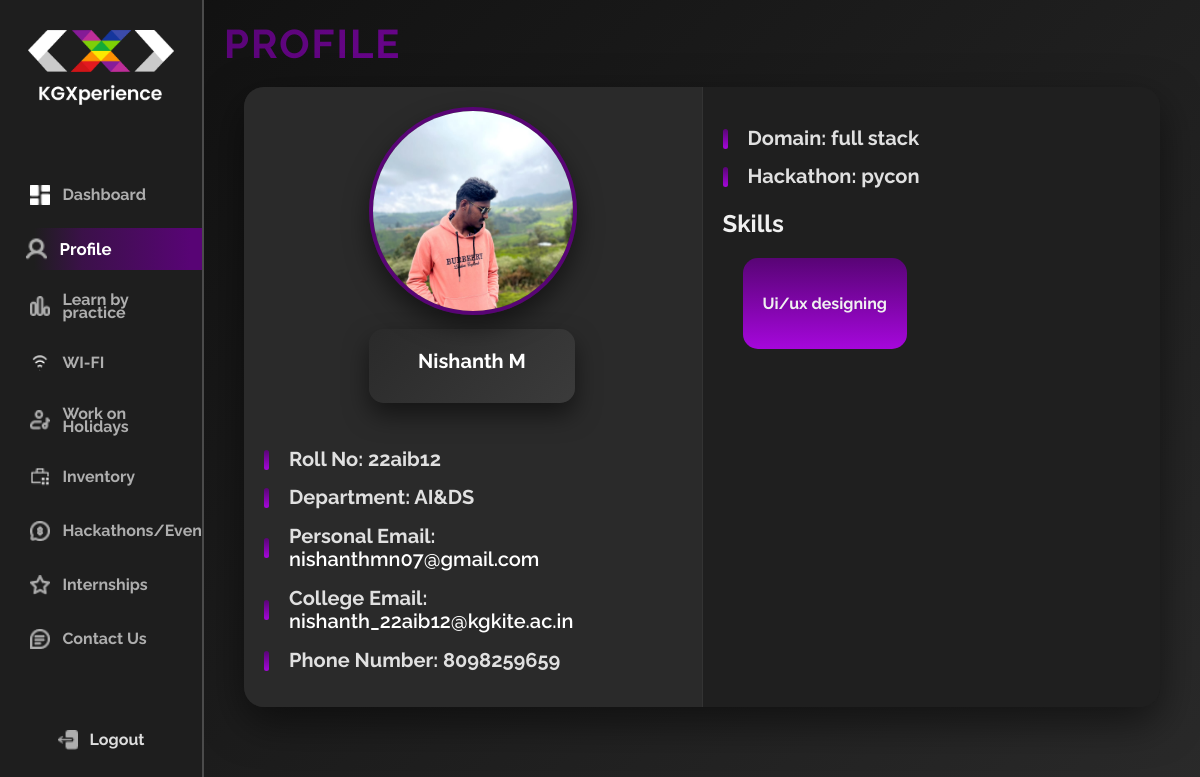
Screenshot of /profile/ (signed in) with the database file from the repository.
### kgx_app/models.py (models this page shows, shortened)
class Profile(models.Model):
    name = models.CharField(max_length=100)
    roll_no = models.CharField(primary_key=True, max_length=20)
    dept = models.CharField(max_length=100)
    email_p = models.EmailField()
    email_clg = models.EmailField()
    phn_no = models.IntegerField()
    linked_in = models.URLField(blank=True, null=True)
    github = models.URLField(blank=True, null=True)
    domain = models.CharField(max_length=100)
    skills = models.CharField(max_length=200)
    hackathon = models.CharField(max_length=100)
    image = models.ImageField(upload_to='images/',null=True, blank=True)

### kgx_app/views.py (the view)
# urls.py: path('profile/', views.profile, name='profile'),
@login_required
def profile(request):
    profile = get_object_or_404(Profile, roll_no=request.user.username)
    return render(request, 'profile.html', {'profile': profile})

### kgx_app/templates/profile.html (shortened to what this page needs)
{% extends 'base.html' %}
{% load static %}
{% block body_class %}profile{% endblock %}
{% block content %}
<head>
    <link rel="stylesheet" href="https://cdnjs.cloudflare.com/ajax/libs/font-awesome/5.15.4/css/all.min.css">
</head>
<div class="profile-header">
    <h1>Profile</h1>
</div>
<div class="split-container">
    <div class="profile-container">
        <div class="left-box">
            <div class="image-container">
                <a href="{{ profile.link }}" target="_blank">
                    {% if profile.image %}
                        <img src="{{ profile.image.url }}" alt="profile image">
                    {% else %}
                        <img src="{% static 'kgx_app/default_profile.png' %}" >
                    {% endif %}
                </a>
                <div class="info-container">
                    <h2>{{ profile.name|capfirst }}</h2>
                </div>
            </div>
            <div class="profile-details">
                <p><strong>Roll No:</strong> {{ profile.roll_no }}</p>
                <p><strong>Department:</strong> {{ profile.dept }}</p>
                <p><strong>Personal Email:</strong> <a href="mailto:{{ profile.email_p }}">{{ profile.email_p }}</a></p>
                <p><strong>College Email:</strong> <a href="mailto:{{ profile.email_clg }}">{{ profile.email_clg }}</a></p>
                <p><strong>Phone Number:</strong> {{ profile.phn_no }}</p>
            </div>
        </div>
        <div class="right-box">
            <div class="profile-details">
                <p><strong>Domain:</strong> {{ profile.domain }}</p>
                <p><strong>Hackathon:</strong> {{ profile.hackathon }}</p>
            </div>
            <div class="skills-section">
                <h2>Skills</h2>
                <div class="skills-box">
                    {% for skill in profile.skills.all %}
                        <div class="skill-item">{{ skill.name }}</div>
                    {% empty %}
                    <p><strong>{{profile.skills|capfirst}}</strong></p>
                    {% endfor %}
                </div>
            </div>
        </div>
    </div>
</div>
{% endblock %}

### kgx_app/templates/base.html (shortened to what this page needs)
<!DOCTYPE html>
<html lang="en">
<head>
    {% load static %}
    <link rel="stylesheet" href="https://cdnjs.cloudflare.com/ajax/libs/font-awesome/6.0.0-beta3/css/all.min.css">
</head>
<body>
    <body class="{% block body_class %}base{% endblock %}">
    <div class="left-corner-box">
        <div class="logo-container">
            <img src="{% static 'kgx_app/logo.png' %}" alt="Logo" class="logo-icon">
        </div>
        <nav class="navigation">
            <a href="{% url 'dashboard' %}" class="nav-button {% if request.resolver_match.url_name == 'dashboard' %}active{% endif %}">
                <img src="{% static 'kgx_app/dashboard.png' %}" alt="Dashboard" class="nav-icon">
                Dashboard
            </a>
            <a href="{% url 'profile' %}" class="nav-button {% if request.resolver_match.url_name == 'profile' %}active{% endif %}">
                <img src="{% static 'kgx_app/profile.png' %}" alt="Profile" class="nav-icon">
                Profile
            </a>
            <a href="{% url 'learn_by_practice' %}" class="nav-button {% if request.resolver_match.url_name == 'learn_by_practice' %}active{% endif %}">
                <img src="{% static 'kgx_app/learn_by_practice.png' %}" alt="Learn by Practice" class="nav-icon">
                Learn by practice
            </a>
            <a href="{% url 'wifi' %}" class="nav-button {% if request.resolver_match.url_name == 'wifi' %}active{% endif %}">
                <img src="{% static 'kgx_app/wifi.png' %}" alt="WI-FI" class="nav-icon">
                WI-FI
            </a>
            <a href="{% url 'work_on_holidays' %}" class="nav-button {% if request.resolver_match.url_name == 'work_on_holidays' %}active{% endif %}">
                <img src="{% static 'kgx_app/work_on_holidays.png' %}" alt="Work on Holidays" class="nav-icon">
                Work on Holidays
            </a>
            <a href="{% url 'inventory' %}" class="nav-button {% if request.resolver_match.url_name == 'inventory' %}active{% endif %}">
                <img src="{% static 'kgx_app/inventory.png' %}" alt="Inventory" class="nav-icon">
                Inventory
            </a>
            <a href="{% url 'hackathon' %}" class="nav-button {% if request.resolver_match.url_name == 'hackathon' %}active{% endif %}">
                <img src="{% static 'kgx_app/hackathons.png' %}" alt="Hackathons/Events" class="nav-icon">
                Hackathons/Events
            </a>
            <a href="{% url 'internship' %}" class="nav-button {% if request.resolver_match.url_name == 'internship' %}active{% endif %}">
                <img src="{% static 'kgx_app/internships.png' %}" alt="Internships" class="nav-icon">
                Internships
            </a>
            <a href="{% url 'contact' %}" class="nav-button {% if request.resolver_match.url_name == 'contact' %}active{% endif %}">
                <img src="{% static 'kgx_app/contact_us.png' %}" alt="Contact Us" class="nav-icon">
                Contact Us
            </a>
        </nav>
        <a href="{% url 'logout' %}" class="logout">
            <img src="{% static 'kgx_app/logout.png' %}" alt="Logout" class="logout-icon">
            Logout
        </a>
    </div>
    <div class="content">
        {% block content %}{% endblock %}
    </div>
    </body>
</body>
</html>

### kgx_app/templates/base.html (style rules this page uses)
body, html { height: 100%; margin: 0; background: #171616; overflow: hidden; }
.left-corner-box { width: 17%; height: 100%; background: #1E1E1E; position: fixed; top: 0; left: 0; display: flex; flex-direction: column; justify-content: space-between; align-items: center; padding: 20px 0; box-sizing: border-box; overflow: hidden; border-right: 2px solid rgba(255, 255, 255, 0.2); z-index: 1000; }
.logo-container { width: 100%; display: flex; justify-content: center; align-items: center; padding: 0 10px; box-sizing: border-box; margin-bottom: 0; }
.logo-icon { max-width: 80%; height: auto; margin-top: 10px; }
.navigation { width: 100%; display: flex; flex-direction: column; align-items: flex-end; margin-top: 5px; }
.nav-button { width: 80%; text-align: left; margin: 7px 0; padding: 10px; font-family: 'Raleway', sans-serif; font-size: 16px; font-weight: 700; line-height: 13px; color: #AEAEAE; text-decoration: none; transition: color 0.3s ease, background 0.3s ease, transform 0.3s ease; background-color: transparent; border: none; border-radius: 0; display: flex; align-items: center; position: relative; overflow: hidden; }
.nav-icon { width: 20px; height: 20px; margin-right: 12px; }
.nav-button.active { background: linear-gradient(90.57deg, #1E1E1E 9.91%, #3B1149 35.14%, #580475 91.56%); color: #ffffff; transform: scale(1.05); }
.logout { text-decoration: none; font-family: 'Raleway', sans-serif; font-size: 16px; font-weight: 700; line-height: 13px; color: #ddd; padding: 10px 20px; margin-bottom: 20px; border-radius: 5px; transition: color 0.3s ease; background-color: transparent; display: flex; align-items: center; overflow: hidden; }
.logout-icon { width: 20px; height: 20px; margin-right: 12px; }
.content { margin-left: 17%; padding: 20px; height: 100%; box-sizing: border-box; overflow-y: auto; }

### rows the page displays
Profile: image (placeholder picture), name "Nishanth M", roll_no "22aib12", dept "AI&DS", email_p "nishanthmn07@gmail.com", email_clg "nishanth_22aib12@kgkite.ac.in", phn_no "8098259659", domain "full stack", hackathon "pycon", skills "Ui/ux designing"
